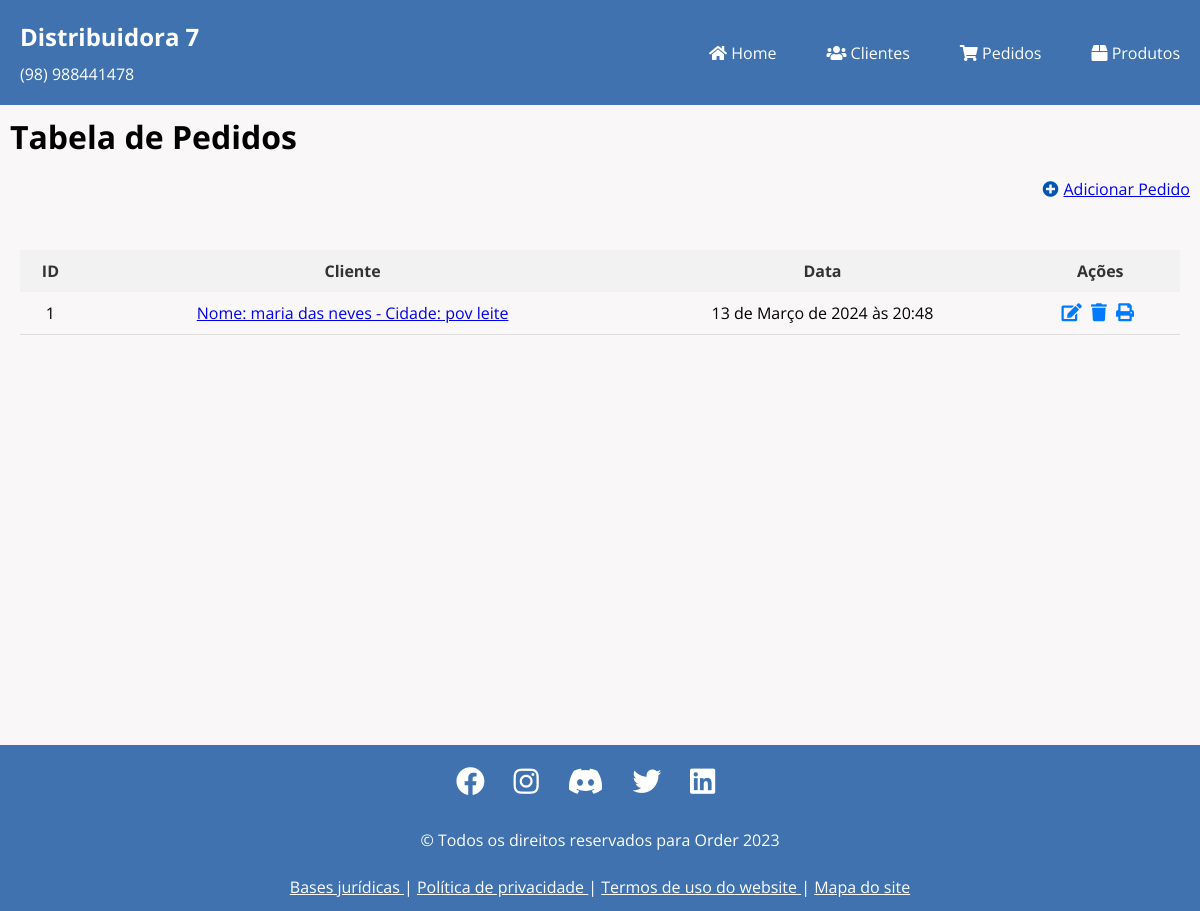
Before: /pedidos/pedidos/ with the older database file.
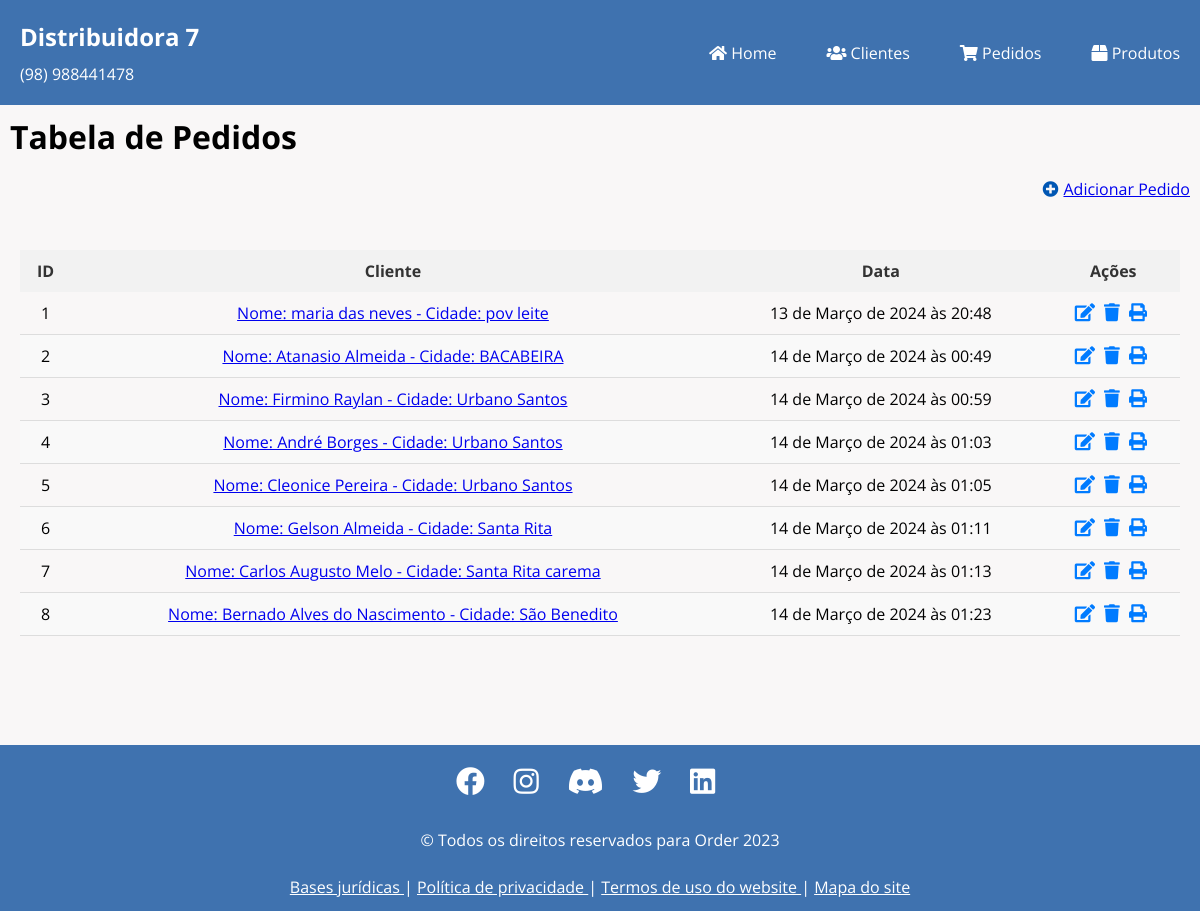
After: the same page with the newer database file.
### pedido_clientes/models.py (models this page shows, shortened)
class PedidosModel(models.Model):
    cliente = models.ForeignKey(ClienteModel, on_delete=models.CASCADE)
    data_pedido = models.DateTimeField(default=timezone.now)

### clientes/models.py (models this page shows)
class ClienteModel(models.Model):
    nome = models.CharField(max_length=50)
    cidade = models.CharField(max_length=50)
    telefone = models.IntegerField()
    fantasia = models.CharField(max_length=50)
    def __str__(self):
        return f'Nome: {self.nome} - Cidade: {self.cidade}'

### pedido_clientes/views.py (the view)
# urls.py: path('pedidos/',views.ListarPedidos.as_view(), name='listar-pedidos'),
class ListarPedidos(ListView):
    model = PedidosModel
    template_name = 'listar_pedidos.html'
    context_object_name = 'pedidos'
    def get_queryset(self):
        return PedidosModel.objects.all().order_by('cliente')

### pedido_clientes/templates/listar_pedidos.html
{% extends "base.html" %}
{% load static %}
{% block links_extras %}
<link rel="stylesheet" href="{% static 'css/tabelas.css' %}">
{% endblock %}
{% block container_page %}
<div class="Conteudo">
    <div class="titulo-tabela">
        <h1>Tabela de Pedidos</h1>
    </div>
    <div class="content-add">
        <i class="fas fa-plus-circle"></i>
        <a href="{% url 'adicionar-pedido' %}"> Adicionar Pedido</a>
    </div>
    <div class="content-conteudo">
        <div class="table-wrapper">
            <table class="table">
                <thead>
                    <tr>
                        <th>ID</th>
                        <th>Cliente</th>
                        <th>Data</th>
                        <th>Ações</th>
                    </tr>
                </thead>
                <tbody>
                    {% for pedido in pedidos %}
                    <tr>
                        <td>{{ forloop.counter }}</td>
                        <td><a href="{% url 'itens-pedido' pedido.pk %}">{{ pedido.cliente }}</a></td>
                        <td>{{ pedido.data_pedido }}</td>
                        <td>
                            <a href="{% url 'editar-pedido' pedido.pk %}"><i class="fas fa-edit"></i></a>
                            <a href="{% url 'excluir-pedido' pedido.pk %}"><i class="fas fa-trash"></i></a>
                            <a href="{% url 'imprimir-item-pedido' pedido.pk %}"><i class="fas fa-print"></i></a>
                        </td>
                    </tr>
                    {% endfor %}
                </tbody>
            </table>
        </div>
    </div>
</div>
{% endblock %}

Changed rows visible on the page:
added PedidosModel: cliente "Nome: Atanasio Almeida - Cidade: BACABEIRA", data_pedido "14 de Março de 2024 às 00:49"
added PedidosModel: cliente "Nome: Firmino Raylan - Cidade: Urbano Santos", data_pedido "14 de Março de 2024 às 00:59"
added PedidosModel: cliente "Nome: André Borges - Cidade: Urbano Santos", data_pedido "14 de Março de 2024 às 01:03"
added PedidosModel: cliente "Nome: Cleonice Pereira - Cidade: Urbano Santos", data_pedido "14 de Março de 2024 às 01:05"
added PedidosModel: cliente "Nome: Gelson Almeida - Cidade: Santa Rita", data_pedido "14 de Março de 2024 às 01:11"
added PedidosModel: cliente "Nome: Carlos Augusto Melo - Cidade: Santa Rita carema", data_pedido "14 de Março de 2024 às 01:13"
added PedidosModel: cliente "Nome: Bernado Alves do Nascimento - Cidade: São Benedito", data_pedido "14 de Março de 2024 às 01:23"
